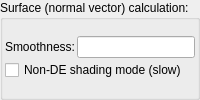
    <widget class="QGroupBox" name="groupBox_10">
     <property name="title">
      <string>Surface (normal vector) calculation:</string>
     </property>
     <layout class="QVBoxLayout" name="verticalLayout_116">
      <property name="spacing">
       <number>2</number>
      </property>
      <property name="leftMargin">
       <number>2</number>
      </property>
      <property name="topMargin">
       <number>2</number>
      </property>
      <property name="rightMargin">
       <number>2</number>
      </property>
      <property name="bottomMargin">
       <number>2</number>
      </property>
      <item>
       <layout class="QGridLayout" name="gridLayout_71" columnstretch="0,0">
        <property name="topMargin">
         <number>0</number>
        </property>
        <item row="0" column="0">
         <widget class="QLabel" name="label_106">
          <property name="text">
           <string>Smoothness:</string>
          </property>
         </widget>
        </item>
        <item row="1" column="0" colspan="2">
         <widget class="MyCheckBox" name="checkBox_slow_shading">
          <property name="sizePolicy">
           <sizepolicy hsizetype="Minimum" vsizetype="Maximum">
            <horstretch>0</horstretch>
            <verstretch>0</verstretch>
           </sizepolicy>
          </property>
          <property name="toolTip">
           <string>&lt;html&gt;&lt;head/&gt;&lt;body&gt;&lt;p&gt;Enables mode dedicated for fractals where it is difficult to calculate surface normal vectors. Rendering is much slower, but fractal surface is much smoother.&lt;/p&gt;&lt;/body&gt;&lt;/html&gt;</string>
          </property>
          <property name="text">
           <string>Non-DE shading mode (slow)</string>
          </property>
         </widget>
        </item>
        <item row="0" column="1">
         <widget class="MyLineEdit" name="logedit_smoothness">
          <property name="toolTip">
           <string>&lt;html&gt;&lt;head/&gt;&lt;body&gt;&lt;p&gt;Smoothness parameter defines averaging area for normal vector calculation.&lt;/p&gt;&lt;p&gt;Higher value gives smoother fractal surface.&lt;/p&gt;&lt;p&gt;&lt;br/&gt;&lt;/p&gt;&lt;table border=&quot;0&quot; style=&quot; margin-top:0px; margin-bottom:0px; margin-left:0px; margin-right:0px;&quot; cellspacing=&quot;2&quot; cellpadding=&quot;0&quot;&gt;&lt;tr&gt;&lt;td&gt;&lt;p&gt;smoothness = 0.1&lt;/p&gt;&lt;/td&gt;&lt;td&gt;&lt;p&gt;smoothness = 1.0&lt;/p&gt;&lt;/td&gt;&lt;td&gt;&lt;p&gt;smoothness = 5.0&lt;/p&gt;&lt;/td&gt;&lt;/tr&gt;&lt;tr&gt;&lt;td&gt;&lt;p&gt;&lt;img src=&quot;:/tooltips/tooltips_images/image - smoothness 0.1.jpg&quot;/&gt;&lt;/p&gt;&lt;/td&gt;&lt;td&gt;&lt;p&gt;&lt;img src=&quot;:/tooltips/tooltips_images/image - smoothness 1.jpg&quot;/&gt;&lt;/p&gt;&lt;/td&gt;&lt;td&gt;&lt;p&gt;&lt;img src=&quot;:/tooltips/tooltips_images/image - smoothness 5.jpg&quot;/&gt;&lt;/p&gt;&lt;/td&gt;&lt;/tr&gt;&lt;/table&gt;&lt;/body&gt;&lt;/html&gt;</string>
          </property>
         </widget>
        </item>
       </layout>
      </item>
     </layout>
    </widget>
